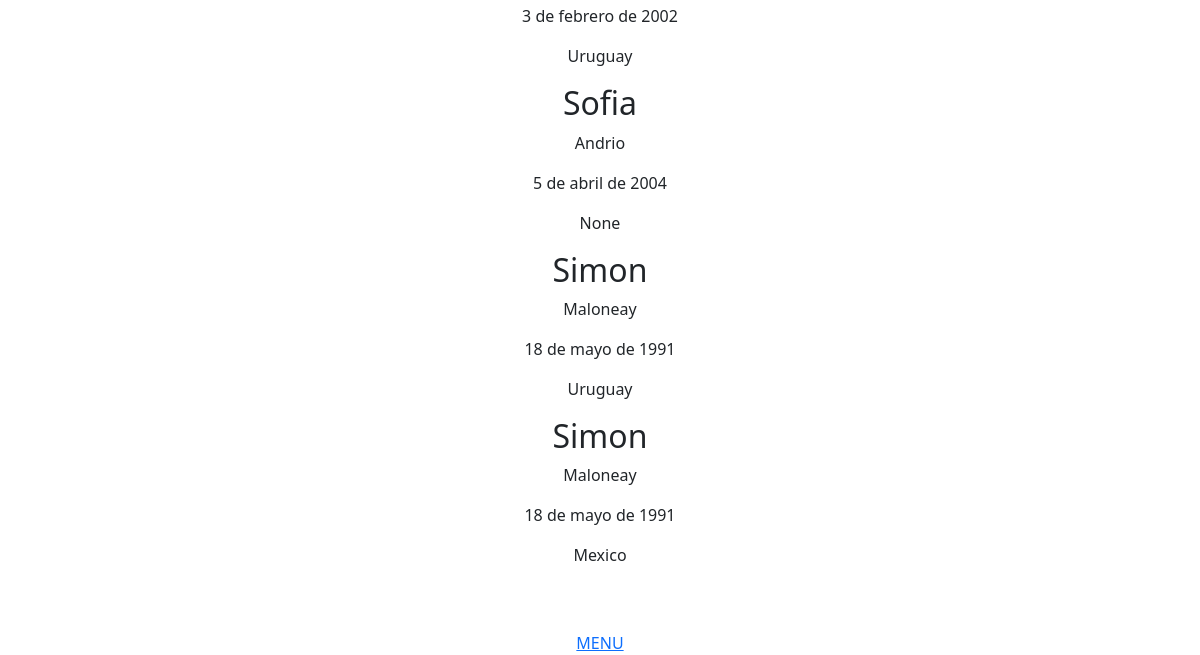
Page /Cliente/ (lower part) on the earlier database version.
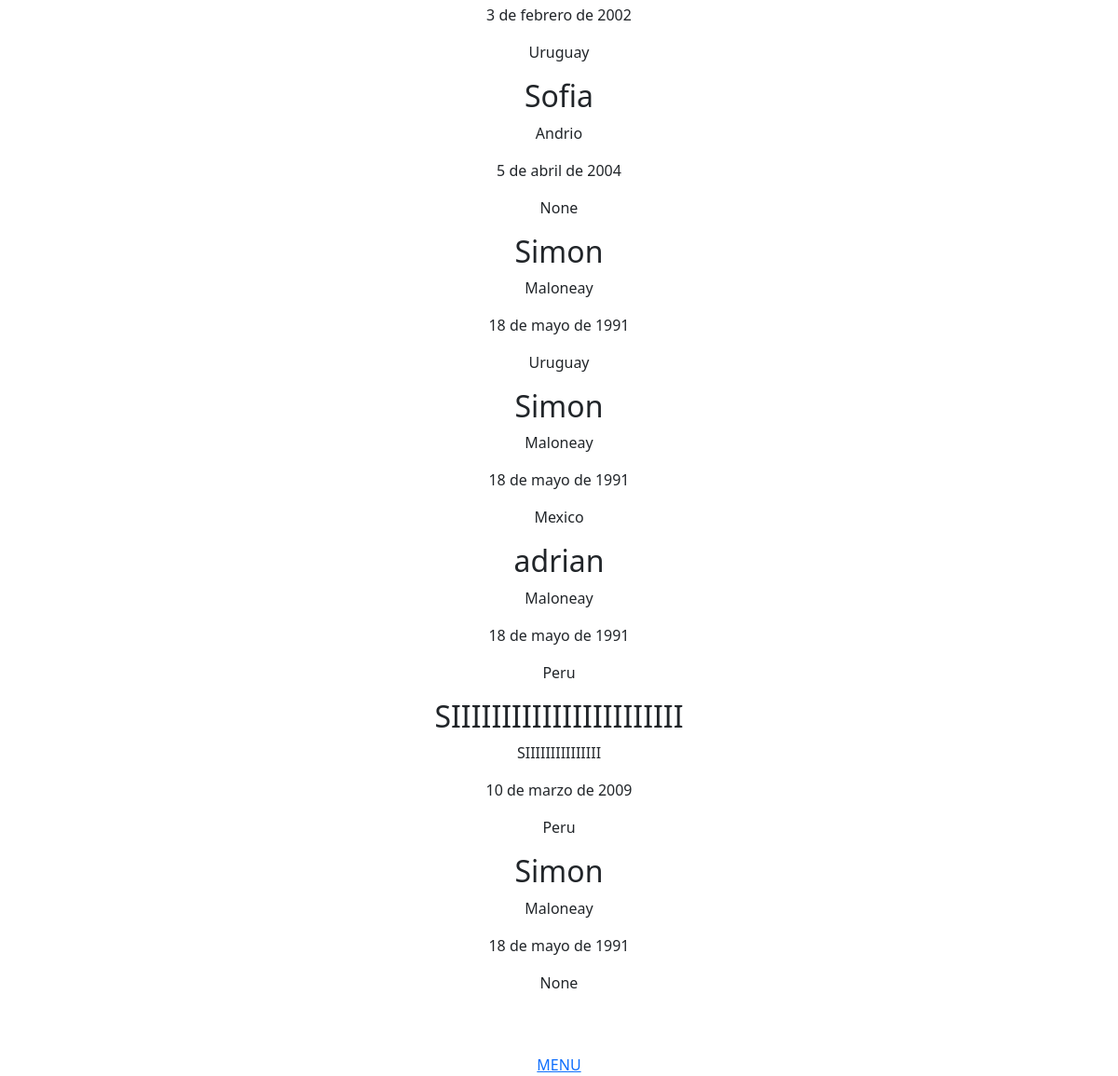
Same page on the later database version.
### apps/Cliente/models.py (models this page shows, shortened)
class Cliente(models.Model):
    nombre= models.CharField(max_length=50)
    apellido= models.CharField(max_length=50)
    nacimiento= models.DateField(null=True)
    pais_origen_id= models.ForeignKey(Pais, on_delete=models.SET_NULL, null=True, blank=True)

class Pais(models.Model):
    nombre = models.CharField(max_length=50)
    def __str__(self):
        return self.nombre

### apps/Cliente/views.py (the view)
# urls.py: path('', home, name="home"),
def home(request):
    Clientes_registros= Cliente.objects.all()
    contexto={"Cliente": Clientes_registros}
    return render(request, "Cliente/index.html", contexto)

### apps/Cliente/templates/Cliente/index.html (shortened to what this page needs)
{% extends 'Home/index.html' %}
{% block INDEX_CONTENIDO %}
<center>{% for Cliente in Cliente %}
            <h2>{{Cliente.nombre}}</h2>
            <p>{{Cliente.apellido}}</p>
            <p>{{Cliente.nacimiento}}</p>
            <p>{{Cliente.pais_origen_id}}</p>
        {% endfor %}</center>
    <br> </br>
<center><a href="{% url 'Home:home' %}">MENU</a></center>
{% endblock INDEX_CONTENIDO %}

### apps/Home/templates/Home/index.html (shortened to what this page needs)
{% extends 'Home/base.html' %}
{% block BASE_CONTENIDO %}
    {% block INDEX_CONTENIDO %}{% endblock INDEX_CONTENIDO %}
{% endblock BASE_CONTENIDO %}

### apps/Home/templates/Home/base.html (shortened to what this page needs)
{% load static %}
<!DOCTYPE html>
<html lang="es">
    <head>
        <link href="{% static 'Home/css/styles.css' %}" rel="stylesheet" />
    </head>
    <body>
        <div class="container px-4 px-lg-5">
            {% block BASE_CONTENIDO %}
            {% endblock BASE_CONTENIDO %}
        </div>
    </body>
</html>

Differences in the rows shown:
added Cliente: nombre "adrian", apellido "Maloneay", nacimiento "18 de mayo de 1991", pais_origen_id "Peru"
added Cliente: nombre "SIIIIIIIIIIIIIIIIIIIIIII", apellido "SIIIIIIIIIIIIIII", nacimiento "10 de marzo de 2009", pais_origen_id "Peru"
added Cliente: nombre "Simon", apellido "Maloneay", nacimiento "18 de mayo de 1991", pais_origen_id "None"
